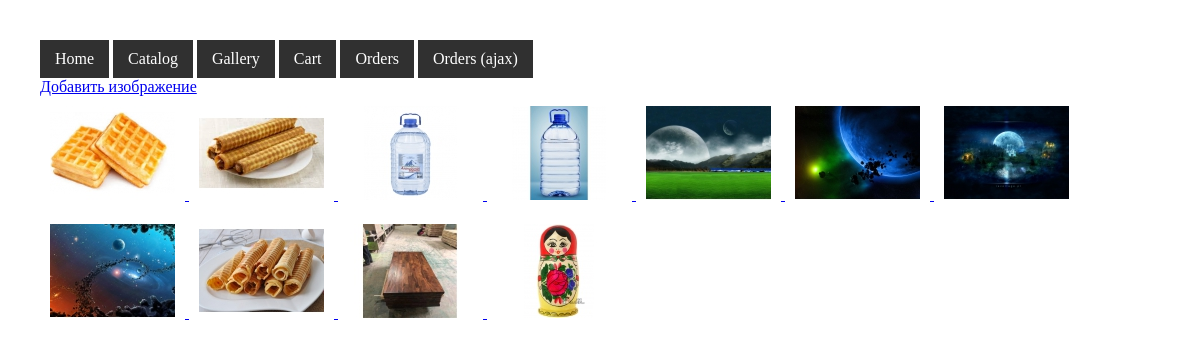
Page /gallery (signed in) on the committed database.
### tables this page shows
CREATE TABLE `menu` (
  `id` int(11) NOT NULL,
  `parent_id` int(11) DEFAULT NULL,
  `text` text DEFAULT NULL,
  `href` text DEFAULT NULL,
  `order` int(11) NOT NULL DEFAULT 0
);

CREATE TABLE `image` (
  `id` int(11) NOT NULL,
  `originalfile` text NOT NULL,
  `previewfile` text NOT NULL,
  `views` int(11) NOT NULL DEFAULT 0
);

### engine/render.php (called while the page is built, shortened)
<?php
function render(
  string $template,
  array $params = [],
  $useLayout = true
) {
  $content = renderTemplate($template, $params);
  if ($useLayout) {
    $menu = isset($params["menu"]) ? renderTemplate("menu/index", ["menu" => $params["menu"]]) : "";
    $content = renderTemplate('layout', compact("content", "menu", "header", "footer"));
  }
  return $content;
}
function renderTemplate(string $template, array $params = [])
{
  extract($params);
  include VIEWS_DIR . "{$template}.php";
  return ob_get_clean();
}

### engine/gallery.php (called while the page is built, shortened)
<?php
require_once __DIR__ . "/db.php";
function getAllImages()
{
  $query = "SELECT * FROM `image` ORDER BY `views` DESC, `id`";
  return dbQueryAll($query);
}

### engine/db.php (called while the page is built, shortened)
<?php
function dbConnect()
{
  static $link;
  if (!isset($link) || mysqli_ping($link) === false) {
    $link = mysqli_connect(DB_HOST, DB_USER, DB_PASSWORD, DB_BASE);
    mysqli_set_charset($link, "utf8");
  }
  return $link;
}
function dbQueryAll($query)
{
  return mysqli_fetch_all(mysqli_query(dbConnect(), $query), MYSQLI_ASSOC);
}

### engine/menu.php (called while the page is built, shortened)
<?php
require_once ENGINE_DIR . "db.php";
function getMenuItems(): array
{
  $query = "SELECT * FROM `menu` WHERE `parent_id` IS NULL";
  return dbQueryAll($query);
}

### views/gallery/index.php (the view)
<div class="gallery">
  <div>
    <a href="/gallery/add">Добавить изображение</a>
  </div>
  <?php if (($imagesCounter ?? 0) == 0) : ?>
    В галереи нет изображений
  <?php else : ?>
    <?php foreach ($galleryImages as $image) : ?>
      <a href='/gallery/view?id=<?= $image['id'] ?>'>
        <div class='gallery__item'>
          <img class="gallery__item_preview" src='<?= $image['previewfile'] ?>'>
        </div>
      </a>
    <?php endforeach; ?>
  <?php endif; ?>
</div>

### views/menu/index.php
<ul class="menu">
  <?php foreach ($menu as $menuItem) : ?>
    <li class="menu__item">
      <a href="<?= $menuItem["href"] ?>"><?= $menuItem["text"] ?></a>
    </li>
  <?php endforeach; ?>
</ul>

### public/css/style.css (style rules this page uses)
* { padding: 0; margin: 0; }
body { padding: 40px; }
ul.menu { list-style: none; display: inline-block; }
li.menu__item { display: inline-block; background-color: rgb(48, 48, 48); padding: 10px 15px; }
li.menu__item a { color: #fff; text-decoration: none; }
.gallery__item { padding: 10px; display: inline-block; }
.gallery__item img { width: 125px; max-width: 125px; max-height: 94px; }

### rows in the picture
menu: text "Home"
menu: text "Catalog"
menu: text "Gallery"
menu: text "Cart"
menu: text "Orders"
menu: text "Orders (ajax)"
image: previewfile (picture)
image: previewfile (picture)
image: previewfile (picture)
image: previewfile (picture)
image: previewfile (picture)
image: previewfile (picture)
image: previewfile (picture)
image: previewfile (picture)
image: previewfile (picture)
image: previewfile (picture)
image: previewfile (picture)
